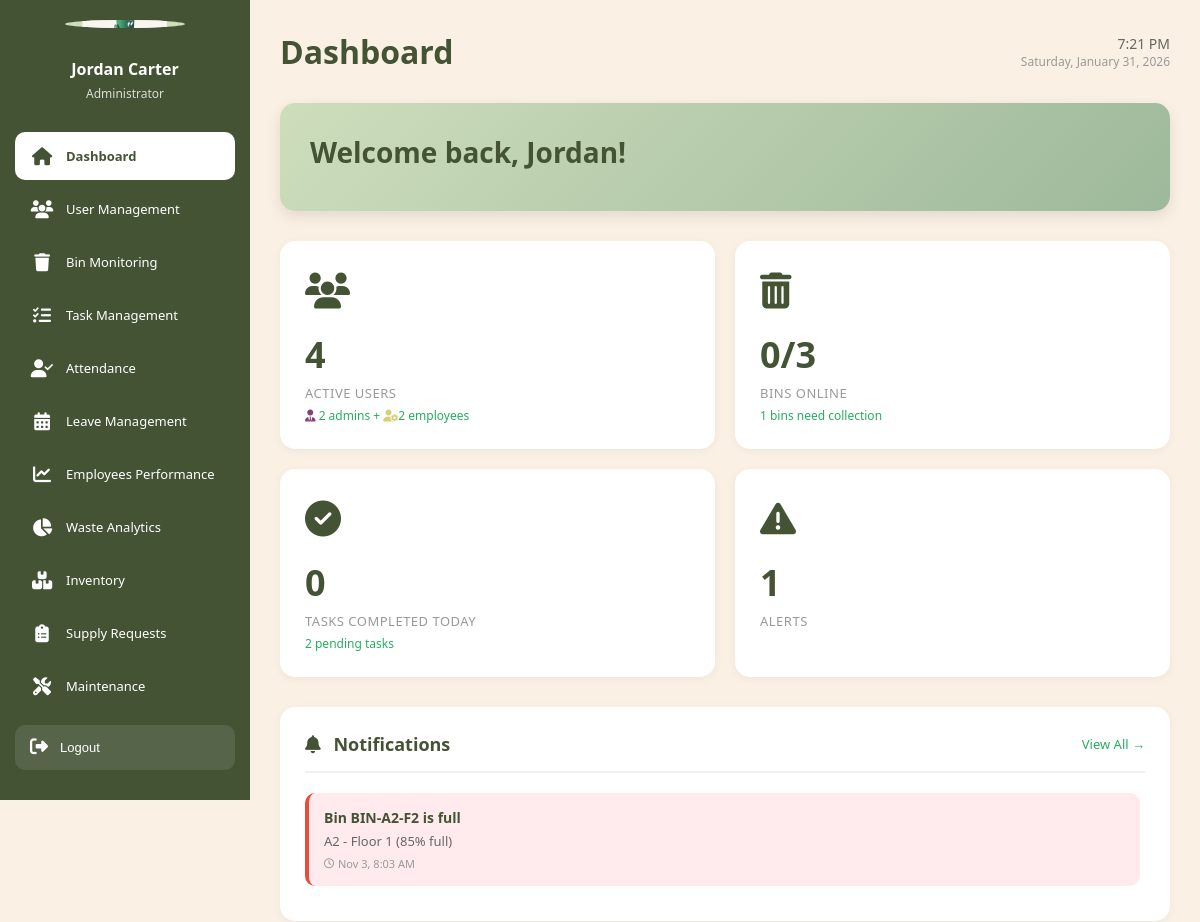
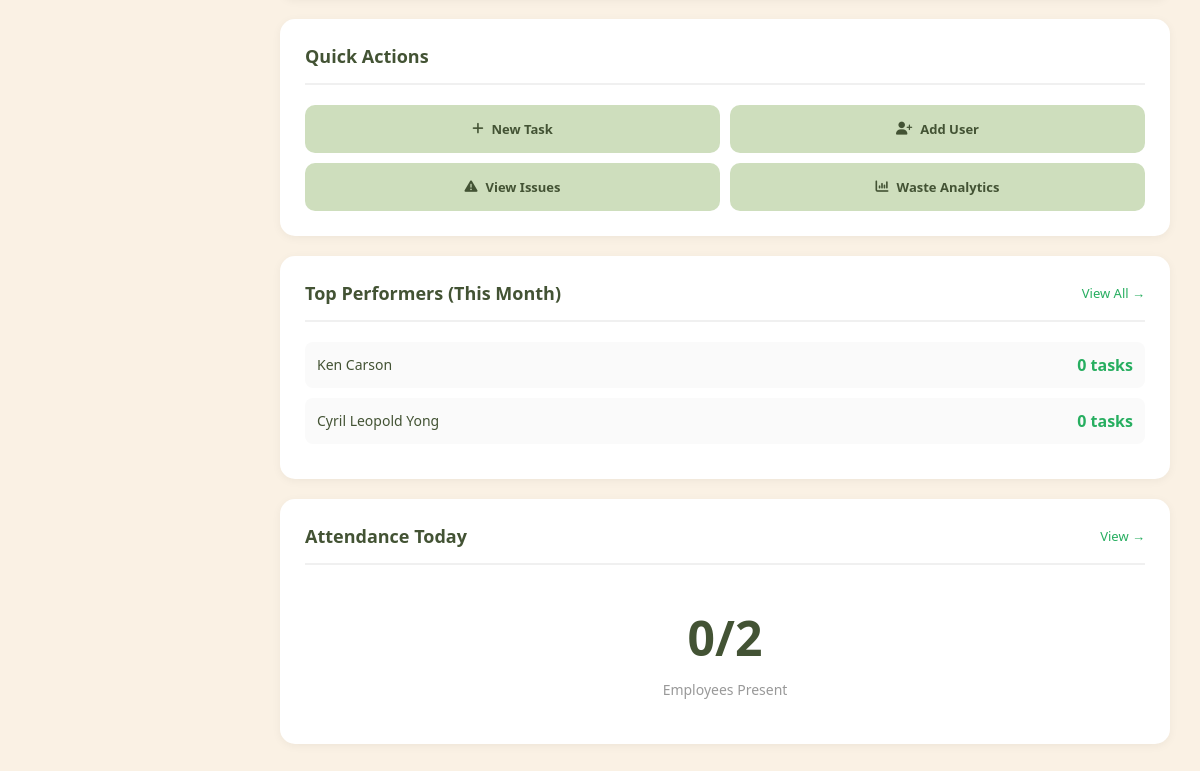
The app's page /admin/dashboard.php (signed in), older data (2 pictures, top to bottom).
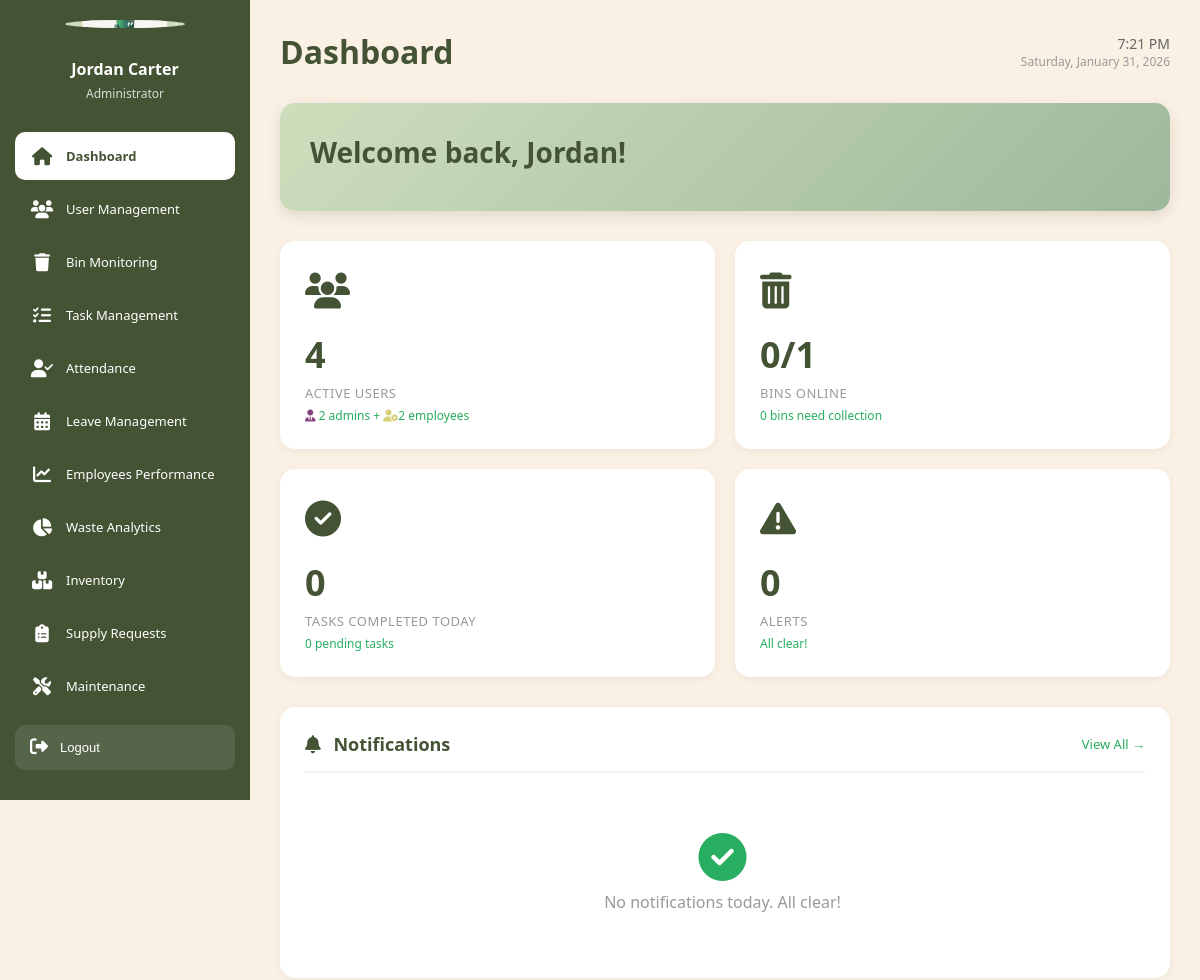
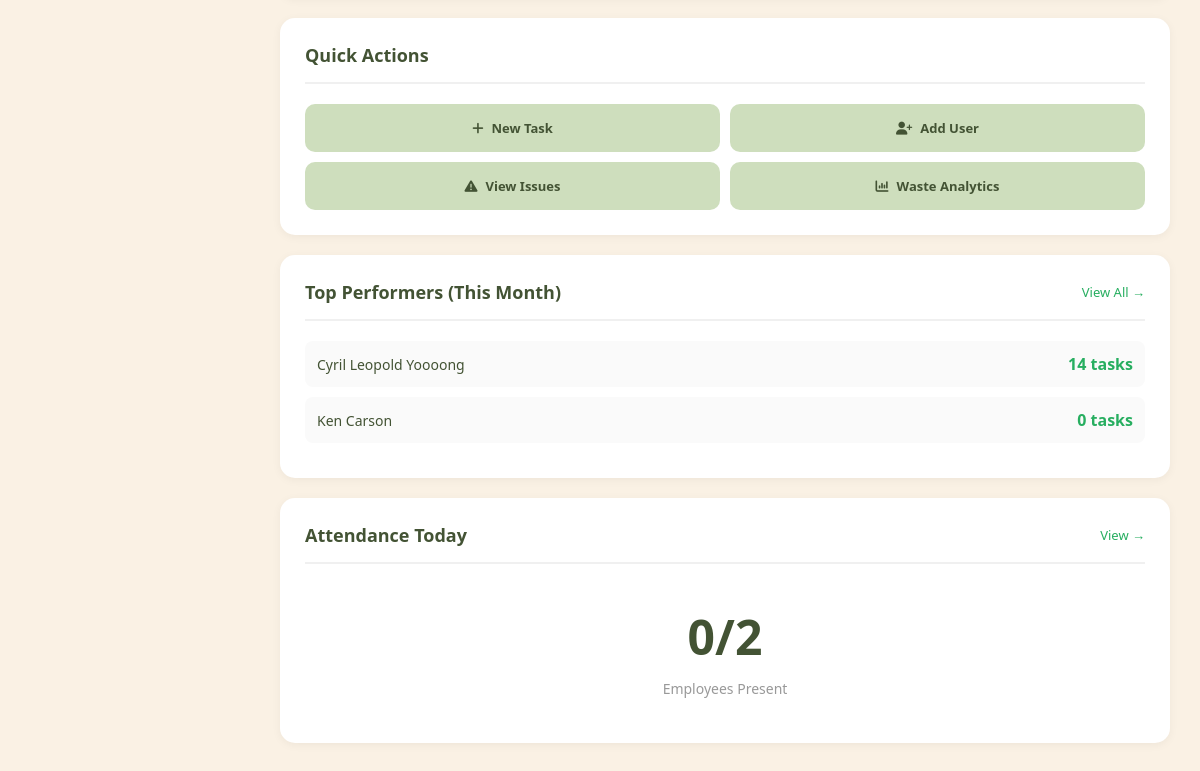
The same page, newer data (2 pictures, top to bottom).
### tables this page shows
CREATE TABLE `bins` (
  `bin_id` int(11) NOT NULL,
  `area_id` int(11) NOT NULL,
  `device_id` int(11) DEFAULT NULL COMMENT 'One device per bin',
  `bin_code` varchar(50) NOT NULL COMMENT 'e.g., A1-F1, A1-F2',
  `floor_number` int(11) NOT NULL,
  `location_details` varchar(200) DEFAULT NULL COMMENT 'Specific location description',
  `bin_capacity` decimal(10,2) DEFAULT NULL COMMENT 'Maximum capacity in liters',
  `current_fill_level` decimal(5,2) DEFAULT 0.00,
  `gps_latitude` decimal(10,8) DEFAULT NULL,
  `gps_longitude` decimal(11,8) DEFAULT NULL,
  `status` enum('normal','full','needs_maintenance','offline') DEFAULT 'normal',
  `last_collection` timestamp NULL DEFAULT NULL,
  `last_updated` timestamp NOT NULL DEFAULT current_timestamp() ON UPDATE current_timestamp(),
  `last_weight_reading` timestamp NULL DEFAULT NULL,
  `weight_sensor_status` enum('online','offline','error') DEFAULT 'offline',
  `created_at` timestamp NOT NULL DEFAULT current_timestamp(),
  `battery_level` decimal(5,2) DEFAULT 100.00 COMMENT 'Current battery level percentage (0-100)',
  `current_weight` decimal(10,2) DEFAULT 0.00 COMMENT 'Current weight in kg (for future weight sensor)',
  `max_weight` decimal(8,2) DEFAULT 50.00,
  `lid_status` enum('open','closed') DEFAULT 'closed' COMMENT 'Current status of the lid (controlled by servo motor)',
  `last_opened` datetime DEFAULT NULL COMMENT 'Last time lid was opened by IR sensor'
);

### config/database.php (called while the page is built, shortened)
<?php
$options = [
    PDO::ATTR_ERRMODE            => PDO::ERRMODE_EXCEPTION,
    PDO::ATTR_DEFAULT_FETCH_MODE => PDO::FETCH_ASSOC,
    PDO::ATTR_EMULATE_PREPARES   => false,
    PDO::ATTR_PERSISTENT         => false,
];
try {
    $dsn = "mysql:host=" . DB_HOST . ";dbname=" . DB_NAME . ";charset=" . DB_CHARSET;
    $pdo = new PDO($dsn, DB_USER, DB_PASS, $options);
} catch (PDOException $e) {
    die("Database Connection Failed: " . $e->getMessage());
}
function query($sql, $params = []) {
    global $pdo;
    $stmt = $pdo->prepare($sql);
    $stmt->execute($params);
    return $stmt;
}
function getOne($sql, $params = []) {
    $stmt = query($sql, $params);
    return $stmt->fetch();
}
function getAll($sql, $params = []) {
    $stmt = query($sql, $params);
    return $stmt->fetchAll();
}
?>

### admin/dashboard.php (the view, shortened to what the changed rows need)
<?php
require_once '../config/database.php';
try {
    $total_admins = getOne("SELECT COUNT(*) as count FROM admins WHERE status = 'active'")['count'];
    $total_employees = getOne("SELECT COUNT(*) as count FROM employees WHERE status = 'active'")['count'];
try {
    $total_bins = getOne("SELECT COUNT(*) as count FROM bins")['count'] ?? 0;
    $online_bins_result = getOne("
        SELECT COUNT(DISTINCT b.bin_id) as count
        FROM bins b
        INNER JOIN iot_devices d ON b.device_id = d.device_id
        WHERE d.last_ping IS NOT NULL
        AND d.last_ping >= DATE_SUB(NOW(), INTERVAL 5 MINUTE)
    ");
    $online_bins = $online_bins_result['count'] ?? 0;
    $full_bins = getOne("SELECT COUNT(*) as count FROM bins WHERE current_fill_level >= 80")['count'] ?? 0;
} catch (Exception $e) {
    error_log("Dashboard bins query error: " . $e->getMessage());
    $total_bins = 0;
    $online_bins = 0;
    $full_bins = 0;
}
    $tasks_today = getOne("SELECT COUNT(*) as count FROM tasks WHERE DATE(scheduled_date) = CURDATE() AND status = 'completed'")['count'];
    $pending_tasks = getOne("SELECT COUNT(*) as count FROM tasks WHERE status = 'pending'")['count'];
    $maintenance_issues = getOne("SELECT COUNT(*) as count FROM maintenance_reports WHERE status = 'pending'")['count'] ?? 0;
    $leave_requests = getOne("SELECT COUNT(*) as count FROM leave_requests WHERE status = 'pending'")['count'] ?? 0;
    $supply_requests = getOne("SELECT COUNT(*) as count FROM supply_requests WHERE status = 'pending'")['count'] ?? 0;
    $full_bins = getOne("SELECT COUNT(*) as count FROM bins WHERE current_fill_level >= 80")['count'] ?? 0;
    $low_stock = getOne("SELECT COUNT(*) as count FROM inventory WHERE current_quantity <= minimum_quantity AND current_quantity > 0")['count'] ?? 0;
    $out_of_stock = getOne("SELECT COUNT(*) as count FROM inventory WHERE current_quantity = 0")['count'] ?? 0;
    $low_battery = getOne("SELECT COUNT(*) as count FROM bins WHERE battery_level < 20")['count'] ?? 0;
    $total_alerts = $maintenance_issues + $leave_requests + $supply_requests + $full_bins + $low_stock + $out_of_stock + $low_battery;
    $notifications = [];
    $bin_notifs = getAll("
        SELECT
            'bin_full' as type,
            b.bin_id as ref_id,
            CONCAT('Bin ', b.bin_code, ' is full') as title,
            CONCAT(a.area_name, ' - Floor ', b.floor_number, ' (', ROUND(b.current_fill_level), '% full)') as description,
            b.last_updated as timestamp,
            'high' as priority
        FROM bins b
        JOIN areas a ON b.area_id = a.area_id
        WHERE b.current_fill_level >= 80
        ORDER BY b.current_fill_level DESC
        LIMIT 10
    ");
    if ($bin_notifs) $notifications = array_merge($notifications, $bin_notifs);
    usort($notifications, function($a, $b) {
        return strtotime($b['timestamp']) - strtotime($a['timestamp']);
    });
    $top_performers = getAll("
        SELECT e.full_name, COUNT(t.task_id) as completed_tasks
        FROM employees e
        LEFT JOIN tasks t ON e.employee_id = t.assigned_to AND t.status = 'completed' AND MONTH(t.completed_at) = MONTH(CURDATE())
        GROUP BY e.employee_id
        ORDER BY completed_tasks DESC
        LIMIT 3
    ");
} catch (Exception $e) {
    $total_admins = $total_admins ?? 0;
    $total_employees = $total_employees ?? 0;
    $total_users = $total_admins + $total_employees;
    $total_bins = 0;
    $online_bins = 0;
    $tasks_today = 0;
    $total_alerts = 0;
    $notifications = [];
    $present_today = 0;
    $top_performers = [];
}
?>
<!DOCTYPE html>
<html lang="en">
<head>
</head>
<body>
    <?php include '../includes/admin_sidebar.php'; ?>
    <main class="main-content">
        <div class="page-header">
            <h1>Dashboard</h1>
        </div>
        <div class="welcome-card">
            <h2>  Welcome back, <?php echo htmlspecialchars(explode(' ', $admin_name)[0]); ?>!<i class="fa-regular fa-hand-wave" style="color: #435334;"></i> </h2>
        </div>
        <div class="stats-grid">
            <div class="stat-card">
                <div class="stat-icon"><i class="fa-solid fa-trash-can" style="color: #435334;"></i></div>
                <div class="stat-value"><?php echo $online_bins; ?>/<?php echo $total_bins; ?></div>
                <div class="stat-label">Bins Online</div>
                <div class="stat-change"><?php echo $full_bins; ?> bins need collection</div>
            </div>
            <div class="stat-card">
                <div class="stat-icon"><i class="fa-solid fa-circle-check" style="color: #435334;"></i></div>
                <div class="stat-value"><?php echo $tasks_today; ?></div>
                <div class="stat-label">Tasks Completed Today</div>
                <div class="stat-change"><?php echo $pending_tasks; ?> pending tasks</div>
            </div>
            <div class="stat-card">
                <div class="stat-icon"><i class="fa-solid fa-triangle-exclamation" style="color: #435334;"></i></div>
                <div class="stat-value"><?php echo $total_alerts; ?></div>
                <div class="stat-label">Alerts</div>
                <div class="stat-change">
                    <?php if ($total_alerts > 0): ?>
                    <?php else: ?>
                        All clear!
                    <?php endif; ?>
                </div>
            </div>
        </div>
        <div class="content-grid">
            <div class="card">
                <div class="notifications-container">
                    <?php if (empty($notifications)): ?>
                        <div class="no-notifications">
                            <i class="fa-solid fa-circle-check" style="color: #27ae60; font-size: 48px; margin-bottom: 10px;"></i>
                            <p style="color: #999;">No notifications today. All clear!</p>
                        </div>
                    <?php else: ?>
                        <?php foreach ($notifications as $notif): ?>
                            <?php
                                $link = '#';
                                switch($notif['type']) {
                                    case 'bin_full':
                                        $link = 'bins.php';
                                        break;
                                }
                                $priorityClass = '';
                                switch($notif['priority']) {
                                    case 'high':
                                        $priorityClass = 'priority-high';
                                        break;
                                }
                            ?>
                            <a href="<?php echo $link; ?>" class="notification-item <?php echo $priorityClass; ?>" style="text-decoration: none; color: inherit;">
                                <div class="notification-content-full">
                                    <div class="notification-title"><?php echo htmlspecialchars($notif['title']); ?></div>
                                    <div class="notification-desc"><?php echo htmlspecialchars($notif['description']); ?></div>
                                    <div class="notification-time">
                                        <i class="fa-regular fa-clock"></i>
                                        <?php
                                            $time_diff = time() - strtotime($notif['timestamp']);
                                            $notif_date = date('M j', strtotime($notif['timestamp']));
                                            $today_date = date('M j');
                                            if ($time_diff < 60) {
                                                echo 'Just now';
                                            } elseif ($time_diff < 3600) {
                                                echo floor($time_diff / 60) . ' min ago';
                                            } elseif ($notif_date == $today_date) {
                                                echo 'Today at ' . date('g:i A', strtotime($notif['timestamp']));
                                            } else {
                                                echo date('M j, g:i A', strtotime($notif['timestamp']));
                                            }
                                        ?>
                                    </div>
                                </div>
                            </a>
                        <?php endforeach; ?>
                    <?php endif; ?>
                </div>
            </div>
            <div>
                <div class="card">
                    <?php if (empty($top_performers)): ?>
                        <p style="color: #999; text-align: center; padding: 20px;">No data yet</p>
                    <?php else: ?>
                        <?php foreach ($top_performers as $performer): ?>
                            <div class="performance-item">
                                <span class="performance-name">
                                    <?php echo htmlspecialchars($performer['full_name']); ?>
                                </span>
                                <span class="performance-score">
                                    <?php echo $performer['completed_tasks']; ?> tasks
                                </span>
                            </div>
                        <?php endforeach; ?>
                    <?php endif; ?>
                </div>
            </div>
        </div>
    </main>
</body>
</html>

Row changes from the older to the newer data that the page shows:
removed bins: title "Bin BIN-A2-F2 is full", description "A2 - Floor 1 (85% full)", last_updated "Nov 3, 8:03 AM"
Text that changed along with them:
$total_bins: "3" → "1"
$full_bins: "1" → "0"
$pending_tasks: "2" → "0"
$total_alerts: "1" → "0"
text now shown: "All clear! No notifications today. All clear!"
new list line: "Cyril Leopold Yoooong 14 tasks"
list line gone: "Cyril Leopold Yong 0 tasks"
